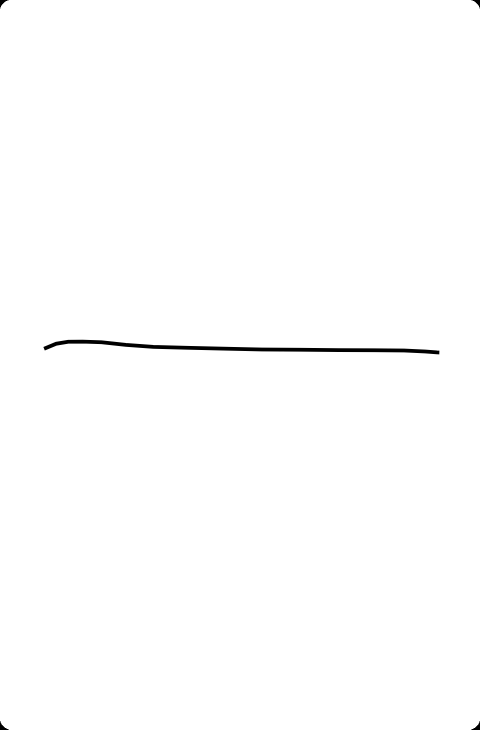
#> input picture lines/1.png, 960 x 1459 px, found by its file name (shown at 1/2 size); its folder holds 4 pictures in this run
$ python app.py
#> lines starting #> are read from the running program, lines starting #| are printed output that depends on the picture
import os
import cv2
import numpy as np
import pandas as pd
from sklearn.model_selection import train_test_split
from sklearn.ensemble import RandomForestRegressor
from sklearn.metrics import mean_squared_error
import pickle

# Paths
images_folder = r"c:\Documents\ParkinsonsTracker\lines"
smoothness_file = os.path.join(images_folder, "lines.txt")

# Step 1: Load Smoothness Values
with open(smoothness_file, "r") as f:
#> (reads lines/lines.txt from the repository)
    smoothness_values = [float(line.strip()) for line in f.readlines()]

# Step 2: Preprocess Images and Extract Features
def preprocess_image(image_path):
    # Load the image
    img = cv2.imread(image_path, cv2.IMREAD_GRAYSCALE)
#> img is the input picture: shape (1459, 960); min 0, max 255, mean 253.8
    # Resize to a fixed size (e.g., 128x128)
    img_resized = cv2.resize(img, (128, 128))
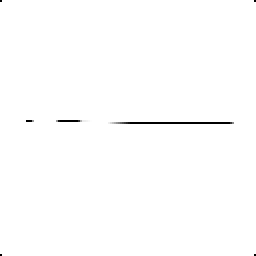
#> img_resized: shape (128, 128) (shown 2 times larger); min 0, max 255, mean 253.8
    # Flatten the image into a 1D array
    features = img_resized.flatten()
#> features = 16384 values, max 255 at index 1, min 0 at index 0, mean 253.8
    return features

# Load all images and extract features
image_files = sorted([f for f in os.listdir(images_folder) if f.endswith(".png")])
X = []
for image_file in image_files:
    image_path = os.path.join(images_folder, image_file)
    features = preprocess_image(image_path)
    X.append(features)
#> pass 2 of the loop `for image_file in image_files:`:
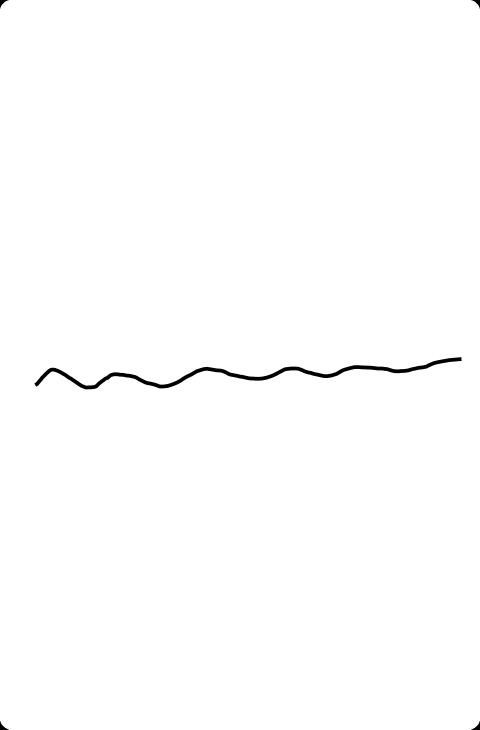
#> input picture lines/10.png, 960 x 1459 px, found by its file name (shown at 1/2 size)
#> in preprocess_image, img is the input picture: shape (1459, 960); min 0, max 255, mean 253.7
#> in preprocess_image (call 2), `img_resized = cv2.resize(img, (128, 128))`:
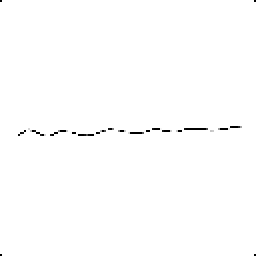
#> img_resized: shape (128, 128) (shown 2 times larger); min 0, max 255, mean 253.7
#> in preprocess_image (call 2), `features = img_resized.flatten()`: features = 16384 values, max 255 at index 1, min 0 at index 0, mean 253.7
#> pass 3 of the loop `for image_file in image_files:`:
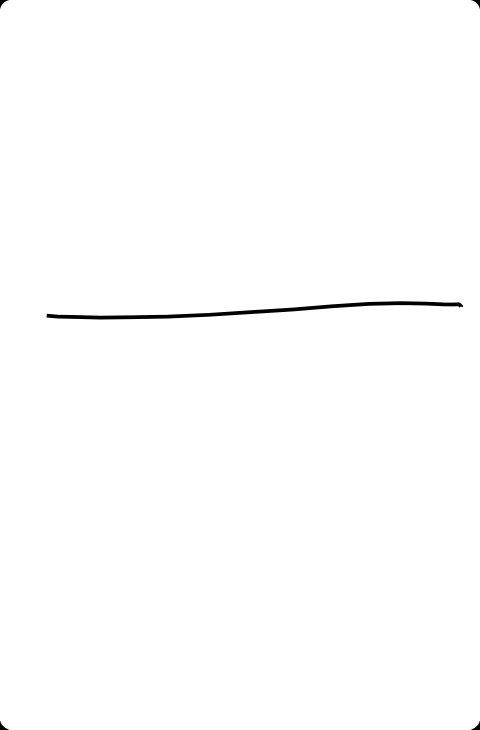
#> input picture lines/2.png, 960 x 1459 px, found by its file name (shown at 1/2 size)
#> in preprocess_image, img is the input picture: shape (1459, 960); min 0, max 255, mean 253.8
#> in preprocess_image (call 3), `img_resized = cv2.resize(img, (128, 128))`:
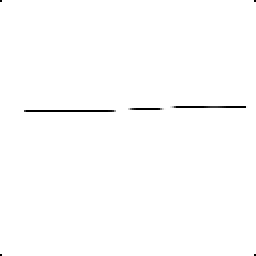
#> img_resized: shape (128, 128) (shown 2 times larger); min 0, max 255, mean 253.5
#> in preprocess_image (call 3), `features = img_resized.flatten()`: features = 16384 values, max 255 at index 1, min 0 at index 0, mean 253.5
#> the loop made 4 passes; the first 3 are shown

# Convert to NumPy array
X = np.array(X)
y = np.array(smoothness_values)

# Step 3: Split Dataset into Training and Testing Sets
#> (the run stopped early here; a loop or call above may not have finished)
